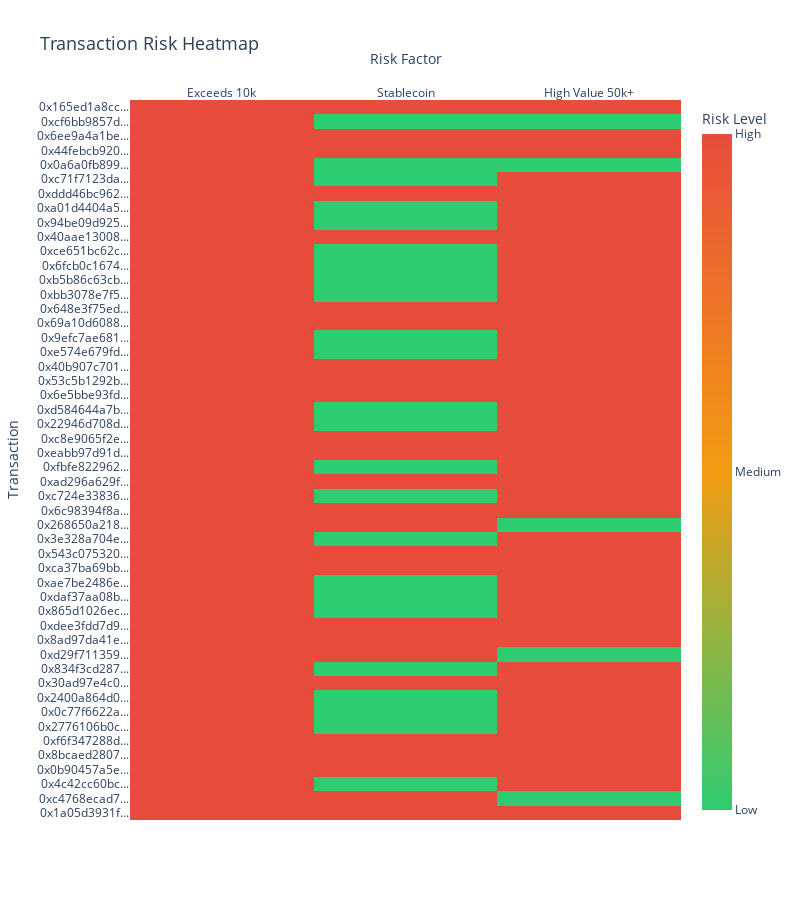

The notebook cell saved with this chart:
### Markdown cell above
## 5.5 Interactive Risk Heatmap

With the understanding of the activity timeline, users may now wish to better understand the activity holistically across all of the transactions present in the dataset. To this end, an interactive risk heatmap is created that allows users to view the risk heatmap of the transactions. In order to create this heatmap, the following risk factors are considered:

- Exceeds (10,000 GBP)
- Stablecoin
- High Value (50,000 GBP or higher)

The heatmap is interactive and allows users to click on any cell in the heatmap to view the complete transaction details with Etherscan verification link. Each individual cell in the heatmap represents a transaction and the color of the cell indicates the risk level of the transaction as a separate factor. The key is as follows:
- 🟢 Green = Low risk (factor not present)
- 🟡 Yellow = Medium concern
- 🔴 Red = High risk (factor present)

The user of the notebook is able to hover over any cell in the heatmap to view the risk factors associated with the transaction and then click on the cell to view the complete transaction details with Etherscan verification link. This allows stakeholders to better understand the risk associated with each transaction and make informed decisions for audit purposes on each specific transaction.

### Code cell
# Interactive Risk Heatmap
import plotly.graph_objects as go
from IPython.display import display, HTML
import ipywidgets as widgets

def create_risk_matrix(dataframe):
    risk_data = []
    tx_labels = []
    for idx, row in dataframe.iterrows():
        tx_short = row['tx_hash'][:12] + '...'
        tx_labels.append(tx_short)
        exceeds_10k = 1 if row['value_gbp'] >= 10000 else 0
        is_stablecoin = 1 if row['asset_type'] == 'Stablecoin' else 0
        high_value = 1 if row['value_gbp'] >= 50000 else 0
        risk_data.append([exceeds_10k, is_stablecoin, high_value])
    return risk_data, tx_labels

risk_matrix, tx_labels = create_risk_matrix(df)
risk_columns = ['Exceeds 10k', 'Stablecoin', 'High Value 50k+']

hover_text = []
for idx, row in df.iterrows():
    row_hover = []
    for col in risk_columns:
        text = f"TX: {row['tx_hash'][:20]}...<br>Value: {row['value_gbp']:,.2f}<br>Risk: {row['carf_risk_score']}<br>Status: {row['compliance_status']}"
        row_hover.append(text)
    hover_text.append(row_hover)

fig = go.Figure(data=go.Heatmap(
    z=risk_matrix, x=risk_columns, y=tx_labels,
    colorscale=[[0, '#2ecc71'], [0.5, '#f39c12'], [1, '#e74c3c']],
    showscale=True, hovertemplate='%{customdata}<extra></extra>', customdata=hover_text,
    colorbar=dict(title='Risk Level', tickvals=[0, 0.5, 1], ticktext=['Low', 'Medium', 'High'])
))

fig.update_layout(
    title=dict(text='Transaction Risk Heatmap', font=dict(size=18, color='#2c3e50')),
    xaxis=dict(title='Risk Factor', side='top'), yaxis=dict(title='Transaction', autorange='reversed'),
    height=max(500, len(df) * 18), width=800, plot_bgcolor='white'
)

print('Hover over any cell to see transaction details!')
print('='*70)
fig.show()

print('\n' + '='*70)
print('SELECT A TRANSACTION FOR FULL DETAILS:')
print('='*70)

tx_options = [(f"{row['tx_hash'][:20]}... ({row['value_gbp']:,.0f})", i) for i, row in df.iterrows()]
dropdown = widgets.Dropdown(options=tx_options, description='Transaction:', style={'description_width': '100px'}, layout=widgets.Layout(width='500px'))
output = widgets.Output()

def show_details(change):
    with output:
        output.clear_output()
        idx = change['new']
        row = df.iloc[idx]
        html = f"""<div style="background: #f8f9fa; padding: 20px; border-radius: 10px; border: 2px solid #667eea; max-width: 800px;">
<h3 style="color: #667eea; margin-top: 0;">Transaction Details</h3>
<table style="width: 100%; color: #333; border-collapse: collapse; table-layout: fixed;">
<tr><td style="padding: 8px; font-weight: bold; width: 120px;">TX Hash:</td><td style="font-family: monospace; font-size: 11px; word-break: break-all;">{row["tx_hash"]}</td></tr>
<tr style="background: #eee;"><td style="padding: 8px; font-weight: bold;">Block:</td><td>{row["block"]}</td></tr>
<tr><td style="padding: 8px; font-weight: bold;">From:</td><td style="font-family: monospace; font-size: 11px; word-break: break-all;">{row["from_address"]}</td></tr>
<tr style="background: #eee;"><td style="padding: 8px; font-weight: bold;">To:</td><td style="font-family: monospace; font-size: 11px; word-break: break-all;">{row["to_address"]}</td></tr>
<tr><td style="padding: 8px; font-weight: bold;">Value:</td><td style="font-size: 14px;"><b>{row["value_gbp"]:,.2f} GBP</b></td></tr>
<tr style="background: #eee;"><td style="padding: 8px; font-weight: bold;">Risk Score:</td><td style="font-size: 14px;"><b>{row["carf_risk_score"]}</b></td></tr>
<tr><td style="padding: 8px; font-weight: bold;">Status:</td><td style="font-size: 16px;">{row["compliance_status"]}</td></tr>
</table>
<div style="margin-top: 15px;">
<a href="https://etherscan.io/tx/{row["tx_hash"]}" target="_blank" style="background: #667eea; color: white; padding: 10px 20px; border-radius: 5px; text-decoration: none; font-weight: bold;">Verify on Etherscan</a>
</div></div>"""
        display(HTML(html))

dropdown.observe(show_details, names='value')
display(dropdown)
display(output)
show_details({'new': 0})

### Figure 1 — Plotly figure (JSON) as saved in the notebook; plotly's stock layout.template omitted (floating-point values rounded to 4 significant figures; data arrays with more than 128 entries replaced by an {"elided": "..."} marker saying what was removed)
{"data": [{"colorbar": {"ticktext": ["Low", "Medium", "High"], "tickvals": [0, 0.5, 1], "title": {"text": "Risk Level"}}, "colorscale": [[0, "#2ecc71"], [0.5, "#f39c12"], [1, "#e74c3c"]], "customdata": {"elided": "50x3 str values"}, "hovertemplate": "%{customdata}<extra></extra>", "showscale": true, "type": "heatmap", "x": ["Exceeds 10k", "Stablecoin", "High Value 50k+"], "y": ["0x165ed1a8cc...", "0xcf6bb9857d...", "0x6ee9a4a1be...", "0x44febcb920...", "0x0a6a0fb899...", "0xc71f7123da...", "0xddd46bc962...", "0xa01d4404a5...", "0x94be09d925...", "0x40aae13008...", "0xce651bc62c...", "0x6fcb0c1674...", "0xb5b86c63cb...", "0xbb3078e7f5...", "0x648e3f75ed...", "0x69a10d6088...", "0x9efc7ae681...", "0xe574e679fd...", "0x40b907c701...", "0x53c5b1292b...", "0x6e5bbe93fd...", "0xd584644a7b...", "0x22946d708d...", "0xc8e9065f2e...", "0xeabb97d91d...", "0xfbfe822962...", "0xad296a629f...", "0xc724e33836...", "0x6c98394f8a...", "0x268650a218...", "0x3e328a704e...", "0x543c075320...", "0xca37ba69bb...", "0xae7be2486e...", "0xdaf37aa08b...", "0x865d1026ec...", "0xdee3fdd7d9...", "0x8ad97da41e...", "0xd29f711359...", "0x834f3cd287...", "0x30ad97e4c0...", "0x2400a864d0...", "0x0c77f6622a...", "0x2776106b0c...", "0xf6f347288d...", "0x8bcaed2807...", "0x0b90457a5e...", "0x4c42cc60bc...", "0xc4768ecad7...", "0x1a05d3931f..."], "z": {"elided": "50x3 int values"}}], "layout": {"height": 900, "plot_bgcolor": "white", "title": {"font": {"color": "#2c3e50", "size": 18}, "text": "Transaction Risk Heatmap"}, "width": 800, "xaxis": {"autorange": true, "range": [-0.5, 2.5], "side": "top", "title": {"text": "Risk Factor"}, "type": "category"}, "yaxis": {"autorange": true, "range": [49.5, -0.5], "title": {"text": "Transaction"}, "type": "category"}}}
